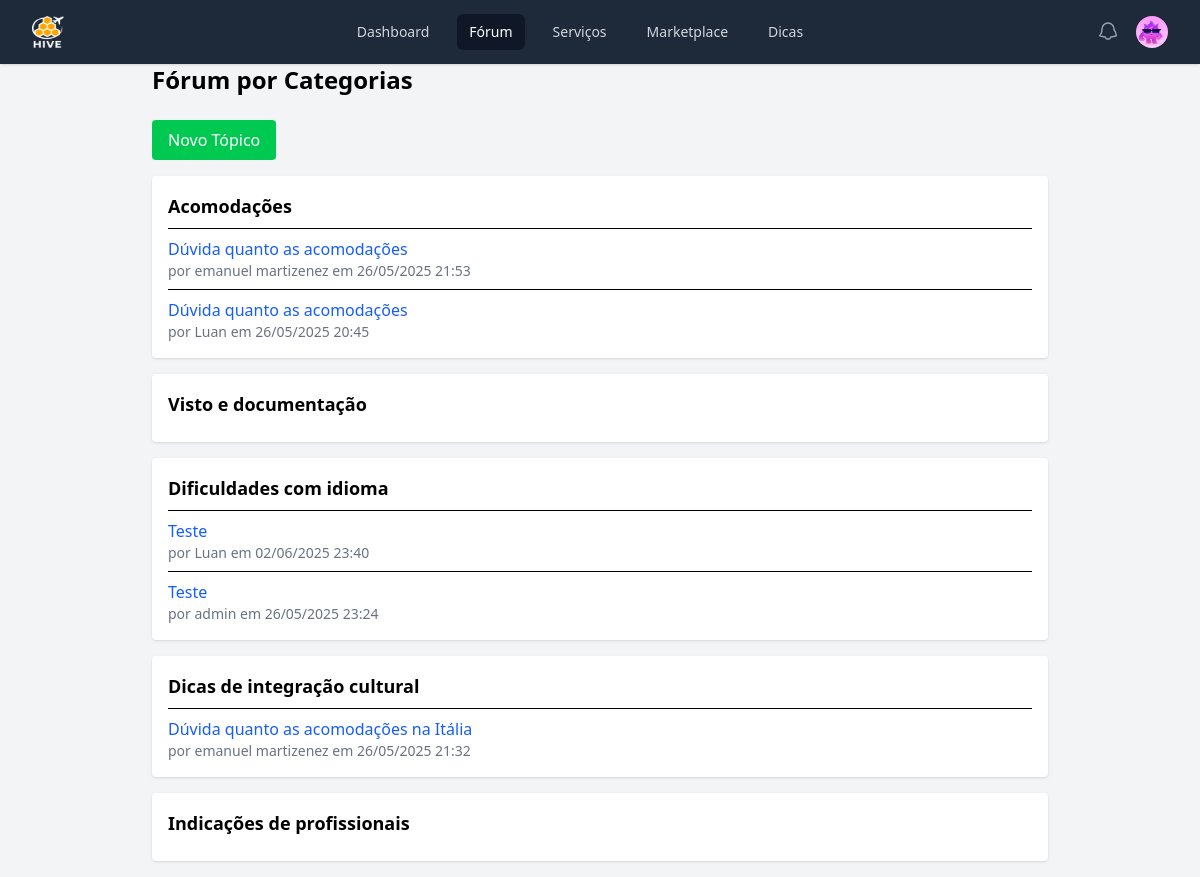
The app's page /forum.php (signed in) with its own data.
### tables this page shows
CREATE TABLE `usuarios` (
  `id` int(11) NOT NULL AUTO_INCREMENT,
  `nome` varchar(100) NOT NULL,
  `email` varchar(100) NOT NULL,
  `senha` varchar(255) NOT NULL,
  `data_registro` datetime DEFAULT current_timestamp(),
  `pais_origem` varchar(100),
  `pais_residencia` varchar(100),
  `foto_perfil` varchar(255),
  PRIMARY KEY (`id`),
  UNIQUE KEY `email` (`email`)
);

CREATE TABLE `categorias` (
  `id` int(11) NOT NULL AUTO_INCREMENT,
  `nome` varchar(100) NOT NULL,
  PRIMARY KEY (`id`)
);

CREATE TABLE `topicos` (
  `id` int(11) NOT NULL AUTO_INCREMENT,
  `titulo` varchar(255) NOT NULL,
  `descricao` text NOT NULL,
  `categoria_id` int(11),
  `autor` varchar(100),
  `data_criacao` datetime DEFAULT current_timestamp(),
  `anexo` varchar(255),
  `criado_em` datetime NOT NULL DEFAULT current_timestamp(),
  PRIMARY KEY (`id`),
  KEY `categoria_id` (`categoria_id`)
);

### Classes/navbar.config.php (called while the page is built, shortened)
<?php
$conn = new mysqli("localhost", "root", "", "hivedb");
$pagina_atual = basename($_SERVER['PHP_SELF']);
if (isset($_SESSION['nome'])) {
    $usuario_logado = $_SESSION['nome'];
    $stmt = $conn->prepare("SELECT foto_perfil FROM usuarios WHERE nome = ?");
    $stmt->bind_param("s", $usuario_logado);
    $stmt->execute();
    $resultado = $stmt->get_result();
    $dados = $resultado->fetch_assoc();
    if (!empty($dados['foto_perfil'])) {
        $fotoPerfil = htmlspecialchars($dados['foto_perfil']);
    }
}
?>

### forum.php (the view, shortened to what this page needs)
<?php
$conn = new mysqli("localhost", "root", "", "hivedb");
$categorias = $conn->query("SELECT * FROM categorias");
?>
<!DOCTYPE html>
<html>
<head>
</head>
<?php include 'navbar.php'; ?>
<body class="bg-gray-100 p-6">
  <div class="max-w-4xl mx-auto">
    <h1 class="text-2xl font-bold mb-6">Fórum por Categorias</h1>
    <a href="criar_topico.php" class="bg-green-500 text-white px-4 py-2 rounded mb-4 inline-block">Novo Tópico</a>
    <?php while ($cat = $categorias->fetch_assoc()): ?>
      <div class="bg-white p-4 rounded shadow mb-4">
        <h2 class="text-lg font-semibold mb-2"><?= $cat['nome'] ?></h2>
        <?php
          $cat_id = $cat['id'];
          $topicos = $conn->query("SELECT * FROM topicos WHERE categoria_id = $cat_id ORDER BY data_criacao DESC");
          while ($topico = $topicos->fetch_assoc()):
        ?>
          <div class="border-t pt-2 mt-2">
            <a href="topico.php?id=<?= $topico['id'] ?>" class="text-blue-600 font-medium"><?= $topico['titulo'] ?></a>
            <div class="text-sm text-gray-500">por <?= $topico['autor'] ?> em <?= date('d/m/Y H:i', strtotime($topico['data_criacao'])) ?></div>
          </div>
        <?php endwhile; ?>
      </div>
    <?php endwhile; ?>
  </div>
</body>
</html>

### navbar.php (shortened to what this page needs)
<?php
include 'Classes/navbar.config.php';
?>
<!DOCTYPE html>
<html lang="en">
<head>
<script src="https://cdn.jsdelivr.net/npm/@tailwindcss/browser@4"></script>
</head>
<body class="bg-gray-100">
  <nav class="bg-gray-800 shadow">
    <div class="max-w-7xl mx-auto px-4 sm:px-6 lg:px-8">
      <div class="flex items-center justify-between h-16">
        <div class="flex-shrink-0">
          <a href="dashboard.php"><img class="h-8 w-8" src="images/hivelogowhite.png" alt="Logo"></a>
        </div>
        <div class="hidden sm:flex sm:space-x-4">
          <a href="dashboard.php" class="<?= $pagina_atual === 'dashboard.php' ? 'bg-gray-900 text-white' : 'text-gray-300 hover:text-white' ?> px-3 py-2 rounded-md text-sm font-medium">Dashboard</a>
          <a href="forum.php" class="<?= $pagina_atual === 'forum.php' ? 'bg-gray-900 text-white' : 'text-gray-300 hover:text-white' ?> px-3 py-2 rounded-md text-sm font-medium">Fórum</a>
          <a href="servicos.php" class="<?= $pagina_atual === 'servicos.php' ? 'bg-gray-900 text-white' : 'text-gray-300 hover:text-white' ?> px-3 py-2 rounded-md text-sm font-medium">Serviços</a>
          <a href="marketplace.php" class="<?= $pagina_atual === 'marketplace.php' ? 'bg-gray-900 text-white' : 'text-gray-300 hover:text-white' ?> px-3 py-2 rounded-md text-sm font-medium">Marketplace</a>
          <a href="dicas.php" class="<?= $pagina_atual === 'dicas.php' ? 'bg-gray-900 text-white' : 'text-gray-300 hover:text-white' ?> px-3 py-2 rounded-md text-sm font-medium">Dicas</a>
        </div>
        <div class="flex items-center space-x-4">
          <button class="text-gray-400 hover:text-white">
          </button>
          <div class="relative">
            <button id="profile-button" class="flex text-sm bg-gray-800 rounded-full focus:outline-none focus:ring-2 focus:ring-white focus:ring-offset-2 focus:ring-offset-gray-800">
              <img class="h-8 w-8 rounded-full" src="<?= $fotoPerfil ?>" alt="User">
            </button>
          </div>
        </div>
      </div>
    </div>
  </nav>
</body>
</html>

### records on screen
usuarios: foto_perfil (picture)
categorias: nome "Acomodações"
topicos: titulo "Dúvida quanto as acomodações", autor "emanuel martizenez", data_criacao "26/05/2025 21:53"
topicos: titulo "Dúvida quanto as acomodações", autor "Luan", data_criacao "26/05/2025 20:45"
categorias: nome "Visto e documentação"
categorias: nome "Dificuldades com idioma"
topicos: titulo "Teste", autor "Luan", data_criacao "02/06/2025 23:40"
topicos: titulo "Teste", autor "admin", data_criacao "26/05/2025 23:24"
categorias: nome "Dicas de integração cultural"
topicos: titulo "Dúvida quanto as acomodações na Itália", autor "emanuel martizenez", data_criacao "26/05/2025 21:32"
categorias: nome "Indicações de profissionais"
